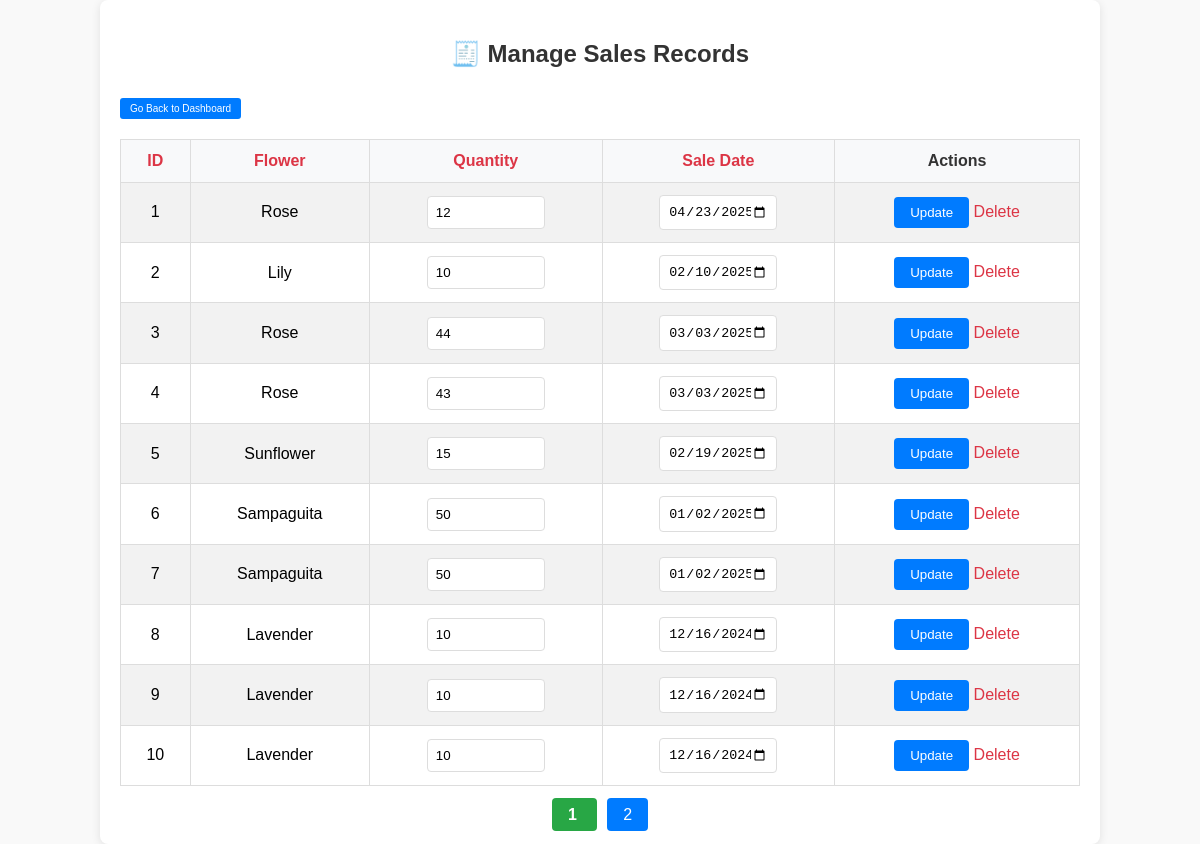
The page /manage_sales.php?order_by=id&order_dir=ASC on the database its author committed.
### tables this page shows
CREATE TABLE `sales` (
  `id` int(11) NOT NULL,
  `product_id` int(11) NOT NULL,
  `quantity` int(11) NOT NULL,
  `sale_date` date NOT NULL
);

CREATE TABLE `product` (
  `flower_id` int(11) NOT NULL,
  `name` varchar(255) NOT NULL,
  `description` text DEFAULT NULL,
  `price` decimal(10,2) NOT NULL,
  `quantity` int(11) DEFAULT NULL,
  `size` varchar(255) NOT NULL,
  `color` varchar(255) NOT NULL,
  `available` int(11) NOT NULL,
  `image_url` varchar(255) NOT NULL
);

### manage_sales.php (the view, shortened to what this page needs)
<?php
include 'db.php';
$rows_per_page = 10;
$page = isset($_GET['page']) ? (int) $_GET['page'] : 1;
$offset = ($page - 1) * $rows_per_page;
$order_by = isset($_GET['order_by']) ? $_GET['order_by'] : 'sale_date';
$order_dir = isset($_GET['order_dir']) ? $_GET['order_dir'] : 'DESC';
$sales = $conn->query("SELECT s.*, p.name FROM sales s
                       JOIN product p ON s.product_id = p.flower_id
                       ORDER BY $order_by $order_dir
                       LIMIT $offset, $rows_per_page");
$total_sales = $conn->query("SELECT COUNT(*) as total FROM sales")->fetch_assoc()['total'];
$total_pages = ceil($total_sales / $rows_per_page);
?>
<!DOCTYPE html>
<html lang="en">
<head>
</head>
<body>
    <div class="container">
        <h2>🧾 Manage Sales Records</h2>
        <a href="dashboard.php" class="btn-back-dashboard">Go Back to Dashboard</a>
        <table>
            <tr>
                <th><a href="?order_by=id&order_dir=<?= $order_dir == 'ASC' ? 'DESC' : 'ASC' ?>">ID</a></th>
                <th><a href="?order_by=name&order_dir=<?= $order_dir == 'ASC' ? 'DESC' : 'ASC' ?>">Flower</a></th>
                <th><a href="?order_by=quantity&order_dir=<?= $order_dir == 'ASC' ? 'DESC' : 'ASC' ?>">Quantity</a></th>
                <th><a href="?order_by=sale_date&order_dir=<?= $order_dir == 'ASC' ? 'DESC' : 'ASC' ?>">Sale Date</a></th>
                <th>Actions</th>
            </tr>
            <?php while ($row = $sales->fetch_assoc()): ?>
            <tr>
                <form method="post">
                    <td><?= $row['id'] ?></td>
                    <td><?= htmlspecialchars($row['name']) ?></td>
                    <td><input type="number" name="quantity" value="<?= $row['quantity'] ?>" required></td>
                    <td><input type="date" name="sale_date" value="<?= $row['sale_date'] ?>" required></td>
                    <td>
                        <input type="submit" name="update_sale" value="Update">
                        <a href="?delete=<?= $row['id'] ?>" onclick="return confirm('Delete this sale?')">Delete</a>
                    </td>
                </form>
            </tr>
            <?php endwhile; ?>
        </table>
        <div class="pagination">
            <?php for ($i = 1; $i <= $total_pages; $i++): ?>
                <a href="?page=<?= $i ?>" class="<?= ($i == $page) ? 'active' : '' ?>">
                    <?= $i ?>
                </a>
            <?php endfor; ?>
        </div>
    </div>
</body>
</html>

### manage_sales.php (style rules this page uses)
body { font-family: 'Arial', sans-serif; background-color: #f9f9f9; margin: 0; padding: 0; display: flex; justify-content: center; align-items: center; min-height: 100vh; }
.container { background-color: #fff; padding: 20px; border-radius: 8px; box-shadow: 0 2px 10px rgba(0, 0, 0, 0.1); width: 80%; max-width: 1000px; }
h2 { text-align: center; color: #333; }
table { width: 100%; border-collapse: collapse; margin-top: 20px; }
table th, table td { padding: 12px; text-align: center; border: 1px solid #ddd; }
table th { background-color: #f8f9fa; color: #333; cursor: pointer; }
table tr:nth-child(even) { background-color: #f2f2f2; }
table input[type="number"], table input[type="date"] { padding: 8px; width: 100px; border: 1px solid #ddd; border-radius: 4px; }
table input[type="submit"] { background-color: #007bff; color: white; padding: 8px 16px; border: none; border-radius: 4px; cursor: pointer; }
a { text-decoration: none; color: #dc3545; }
.pagination { text-align: center; margin-top: 20px; }
.pagination a { margin: 0 5px; padding: 8px 16px; background-color: #007bff; color: white; border-radius: 4px; }
.pagination a.active { font-weight: bold; background-color: #28a745; }
.btn-back-dashboard { display: inline-block; padding: 5px 10px; background-color: #007bff; color: white; font-size: 10px; text-decoration: none; border-radius: 3px; margin-top: 10px; text-align: center; }

### rows shown on the page
sales: id "1", product.name "Rose", quantity "12", sale_date "04/23/2025"
sales: id "2", product.name "Lily", quantity "10", sale_date "02/10/2025"
sales: id "3", product.name "Rose", quantity "44", sale_date "03/03/2025"
sales: id "4", product.name "Rose", quantity "43", sale_date "03/03/2025"
sales: id "5", product.name "Sunflower", quantity "15", sale_date "02/19/2025"
sales: id "6", product.name "Sampaguita", quantity "50", sale_date "01/02/2025"
sales: id "7", product.name "Sampaguita", quantity "50", sale_date "01/02/2025"
sales: id "8", product.name "Lavender", quantity "10", sale_date "12/16/2024"
sales: id "9", product.name "Lavender", quantity "10", sale_date "12/16/2024"
sales: id "10", product.name "Lavender", quantity "10", sale_date "12/16/2024"
